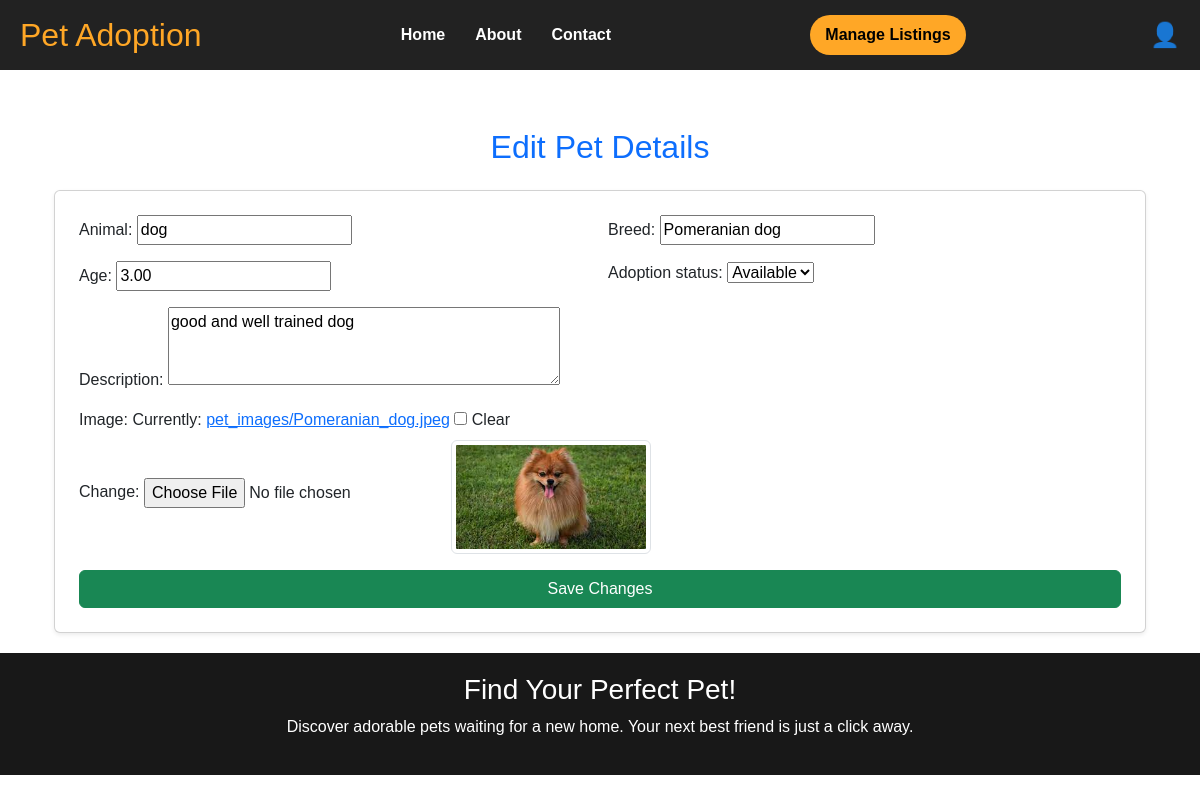
/edit-pet/42/ (signed in), run on the app's committed database.
### new_pets/models.py (models this page shows, shortened)
class Pet(models.Model):
    animal = models.CharField(max_length=50)  # ✅ Changed from "name" to "animal"
    breed = models.CharField(max_length=100)
    age = models.DecimalField(max_digits=4, decimal_places=2)  # ✅ Allows decimal ages
    image = models.ImageField(upload_to='pet_images/', null=True, blank=True)  # ✅ Allows optional image
    description = models.TextField()
    adoption_status = models.CharField(
        max_length=20, choices=[('Available', 'Available'), ('Adopted', 'Adopted')], default='Available'
    )
    seller = models.ForeignKey(SellerProfile, on_delete=models.CASCADE, null=True, blank=True, related_name="pets")  # ✅ Links to SellerProfile
    interested_buyers = models.ManyToManyField(CustomUser, blank=True, related_name="interested_pets")  # ✅ Track interested buyers

### new_pets/views.py (the view)
# urls.py: path('edit-pet/<int:pet_id>/', edit_pet, name='edit_pet'),  # ✅ Route for editing pets
@login_required
def edit_pet(request, pet_id):
    seller_profile = get_object_or_404(SellerProfile, user=request.user)
    pet = get_object_or_404(Pet, id=pet_id, seller=seller_profile)
    if request.method == "POST":
        form = PetForm(request.POST, request.FILES, instance=pet)
        if form.is_valid():
            form.save()
            return redirect("add_pet")
    else:
        form = PetForm(instance=pet)
    return render(request, "new_pets/edit_pet.html", {"form": form, "pet": pet})

### new_pets/forms.py (shortened to what this page needs)
class PetForm(forms.ModelForm):
    animal = forms.CharField(
        max_length=100,
        widget=forms.TextInput(attrs={
            "placeholder": "Enter the type of pet (e.g., Dog, Cat, Bird)"
        })
    )
    breed = forms.CharField(
        max_length=100,
        required=False,
        widget=forms.TextInput(attrs={
            "placeholder": "Enter breed (optional)"
        })
    )
    age = forms.DecimalField(
        max_digits=4, decimal_places=2, min_value=0.0,  # ✅ Prevent negatives
        widget=forms.NumberInput(attrs={
            "placeholder": "Enter age (Years.Months)",
            "step": "0.01"  # ✅ Allow 2 decimal places
        })
    )
    description = forms.CharField(
        widget=forms.Textarea(attrs={
            "placeholder": "Provide a short description about the pet",
            "rows": 3
        }),
        required=False
    )
    image = forms.ImageField(required=False)
    class Meta:
        model = Pet
        fields = ["animal", "breed", "age", "image", "description", "adoption_status"]

### new_pets/templates/new_pets/edit_pet.html (shortened to what this page needs)
{% extends 'new_pets/base.html' %}
{% block content %}
<div class="container mt-5">
    <h2 class="text-center text-primary">Edit Pet Details</h2>
    <div class="card p-4 shadow-sm bg-white mt-4">
        <form method="POST" enctype="multipart/form-data">
            <div class="row g-3">
                <div class="col-md-6">
                    {{ form.animal.label_tag }} {{ form.animal }}
                </div>
                <div class="col-md-6">
                    {{ form.breed.label_tag }} {{ form.breed }}
                </div>
                <div class="col-md-6">
                    {{ form.age.label_tag }} {{ form.age }}
                </div>
                <div class="col-md-6">
                    {{ form.adoption_status.label_tag }} {{ form.adoption_status }}
                </div>
                <div class="col-12">
                    {{ form.description.label_tag }} {{ form.description }}
                </div>
                <div class="col-12">
                    {{ form.image.label_tag }} {{ form.image }}
                    {% if pet.image %}
                        <img src="{{ pet.image.url }}" class="img-thumbnail mt-2" style="max-width: 200px;">
                    {% endif %}
                </div>
            </div>
            <button type="submit" class="btn btn-success mt-3 w-100">Save Changes</button>
        </form>
    </div>
</div>
{% endblock %}

### new_pets/static/new_pets/style.css (style rules this page uses)
body { background: url('https://source.unsplash.com/1600x900/?night,sky') no-repeat center center fixed; background-size: cover; font-family: Arial, sans-serif; color: white; margin: 0; padding-top: 80px; }

### data on the page
Pet: animal "dog", breed "Pomeranian dog", age "3.00", adoption_status "Available", description "good and well trained dog", image (picture)
